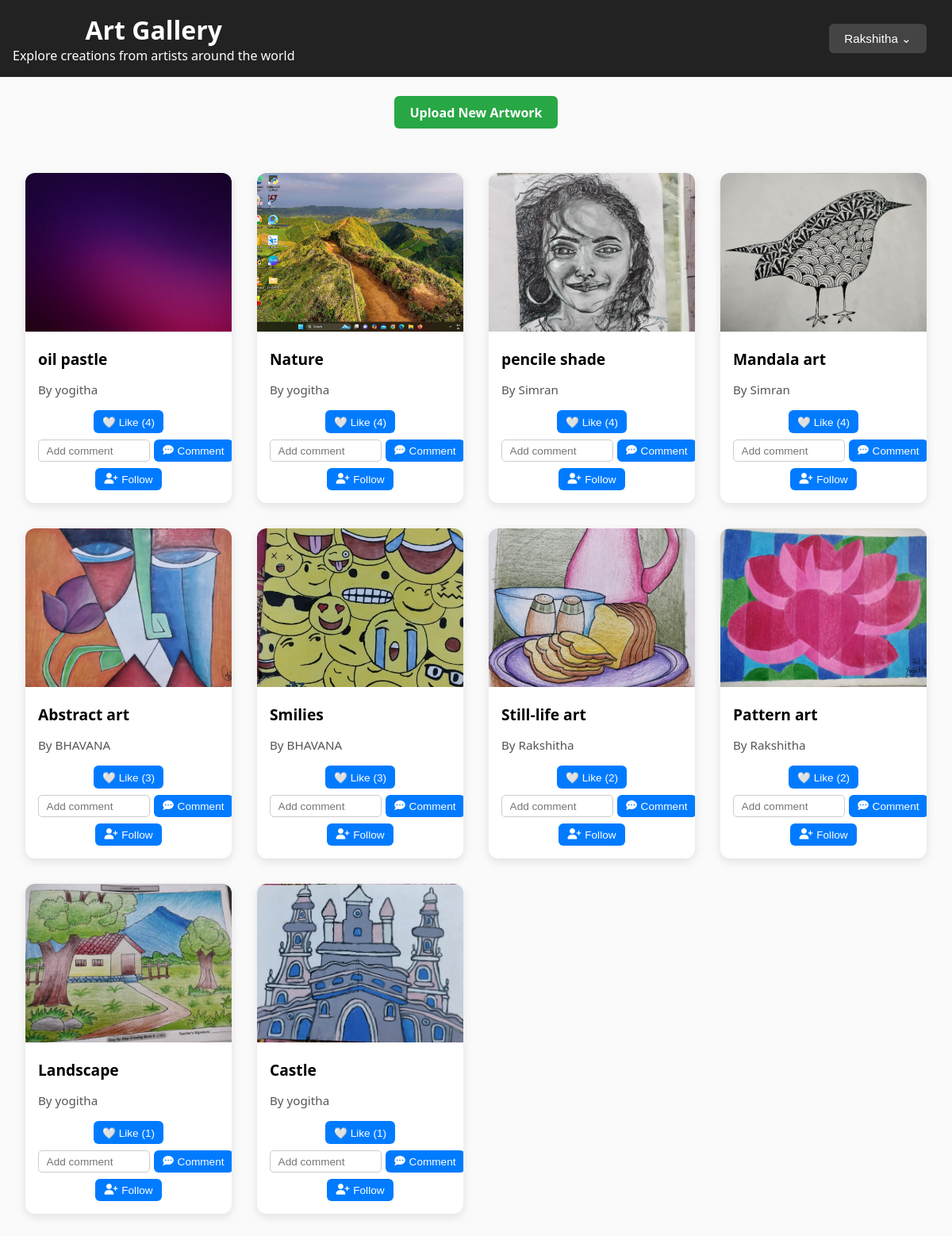
Screenshot of /gallery/ (signed in) with the database file from the repository.
### gallery/models.py (models this page shows, shortened)
class Artwork(models.Model):
    title = models.CharField(max_length=100)
    description = models.TextField(blank=True)
    image = models.ImageField(upload_to='artworks/')
    artist = models.ForeignKey(User, on_delete=models.CASCADE, related_name='artworks')
    likes = models.ManyToManyField(User, related_name='liked_artworks', blank=True)
    created_at = models.DateTimeField(auto_now_add=True)

### gallery/views.py (the view)
# urls.py: path('', views.gallery_view, name='gallery'),
@login_required
def gallery_view(request):
    artworks = Artwork.objects.all()
    return render(request, 'gallery/gallery.html', {'artworks': artworks})

### gallery/templates/gallery/gallery.html (shortened to what this page needs)
<!DOCTYPE html>
<html lang="en">
<head>
    <link rel="stylesheet" href="https://cdnjs.cloudflare.com/ajax/libs/font-awesome/6.5.0/css/all.min.css">
</head>
<body>
    <header>
        <div style="display: flex; justify-content: space-between; align-items: center;">
            <div>
                <h1 style="margin: 0;">Art Gallery</h1>
                <p style="margin: 0;">Explore creations from artists around the world</p>
            </div>
            {% if user.is_authenticated %}
            <div class="dashboard">
                <button class="dashboard-button">{{ user.username }} ⌄</button>
            </div>
            {% endif %}
        </div>
    </header>
    <div style="text-align: center; margin: 1.5rem;">
        <a href="{% url 'gallery:upload' %}" style="
            display: inline-block;
            background-color: #28a745;
            color: white;
            padding: 0.6rem 1.2rem;
            text-decoration: none;
            border-radius: 6px;
            font-weight: bold;
        ">Upload New Artwork</a>
    </div>
    <div class="gallery-container">
        {% for artwork in artworks %}
        <div class="art-card">
            <img src="{{ artwork.image.url }}" alt="Artwork" class="art-image">
            <div class="art-details">
                <h3 class="art-title">{{ artwork.title }}</h3>
                <p class="artist-name">By {{ artwork.artist.username }}</p>
                <div class="interactions">
                    <form action="{% url 'gallery:like_artwork' artwork.id %}" method="post">
                        <button type="submit">
                            {% if artwork.liked_by_user %}
                                ❤️ Unlike
                            {% else %}
                                🤍 Like
                            {% endif %}
                            ({{ artwork.likes.count }})
                        </button>
                    </form>
                    <form method="post" action="{% url 'gallery:comment_artwork' artwork.id %}">
                        <input type="text" name="comment" placeholder="Add comment" style="width:120px;" required>
                        <button type="submit"><i class="fas fa-comment-dots"></i> Comment</button>
                    </form>
                    <form method="post" action="{% url 'gallery:follow_artist' artwork.artist.id %}">
                        <button type="submit">
                            {% if artwork.followed_by_user %}
                                <i class="fas fa-user-minus"></i> Unfollow
                            {% else %}
                                <i class="fas fa-user-plus"></i> Follow
                            {% endif %}
                        </button>
                    </form>
                </div>
            </div>
        </div>
        {% empty %}
        <p>No artworks found. Be the first to share your creation!</p>
        {% endfor %}
    </div>
</body>
</html>

### gallery/templates/gallery/gallery.html (style rules this page uses)
body { font-family: 'Segoe UI', Tahoma, Geneva, Verdana, sans-serif; background-color: #fafafa; margin: 0; padding: 0; }
header { background-color: #222; color: white; padding: 1rem; text-align: center; }
h1 { margin: 0; }
.gallery-container { padding: 2rem; display: grid; grid-template-columns: repeat(auto-fit, minmax(250px, 1fr)); gap: 2rem; max-width: 1200px; margin: 0 auto; }
.art-card { background-color: white; border-radius: 12px; box-shadow: 0 4px 12px rgba(0,0,0,0.1); overflow: hidden; transition: transform 0.2s ease; }
.art-image { width: 100%; height: 200px; object-fit: cover; }
.art-details { padding: 1rem; text-align: left; }
.art-title { font-size: 1.2rem; margin: 0 0 0.5rem 0; }
.artist-name { font-size: 0.95rem; color: #555; margin-bottom: 1rem; }
.interactions { display: flex; justify-content: space-around; align-items: center; margin-top: 1rem; gap: 0.5rem; flex-wrap: wrap; }
.interactions form { display: flex; align-items: center; gap: 0.3rem; }
.interactions button { background-color: #007BFF; color: white; border: none; padding: 0.4rem 0.7rem; border-radius: 6px; cursor: pointer; font-size: 0.85rem; display: flex; align-items: center; transition: background-color 0.2s ease; }
.interactions button i { margin-right: 0.3rem; }
.interactions input[type="text"] { padding: 0.35rem 0.6rem; border: 1px solid #ccc; border-radius: 5px; font-size: 0.85rem; width: 180px; }
.dashboard { position: relative; display: inline-block; margin-right: 1rem; }
.dashboard-button { background-color: #444; color: white; padding: 0.6rem 1.2rem; border: none; border-radius: 6px; cursor: pointer; font-size: 0.95rem; }

### rows the page displays
Artwork: image (picture), title "oil pastle", artist.username "yogitha", likes.count "4"
Artwork: image (picture), title "Nature", artist.username "yogitha", likes.count "4"
Artwork: image (picture), title "pencile shade", artist.username "Simran", likes.count "4"
Artwork: image (picture), title "Mandala art", artist.username "Simran", likes.count "4"
Artwork: image (picture), title "Abstract art", artist.username "BHAVANA", likes.count "3"
Artwork: image (picture), title "Smilies", artist.username "BHAVANA", likes.count "3"
Artwork: image (picture), title "Still-life art", artist.username "Rakshitha", likes.count "2"
Artwork: image (picture), title "Pattern art", artist.username "Rakshitha", likes.count "2"
Artwork: image (picture), title "Landscape", artist.username "yogitha", likes.count "1"
Artwork: image (picture), title "Castle", artist.username "yogitha", likes.count "1"

### other values shown
{{ user.username }} "Rakshitha"
